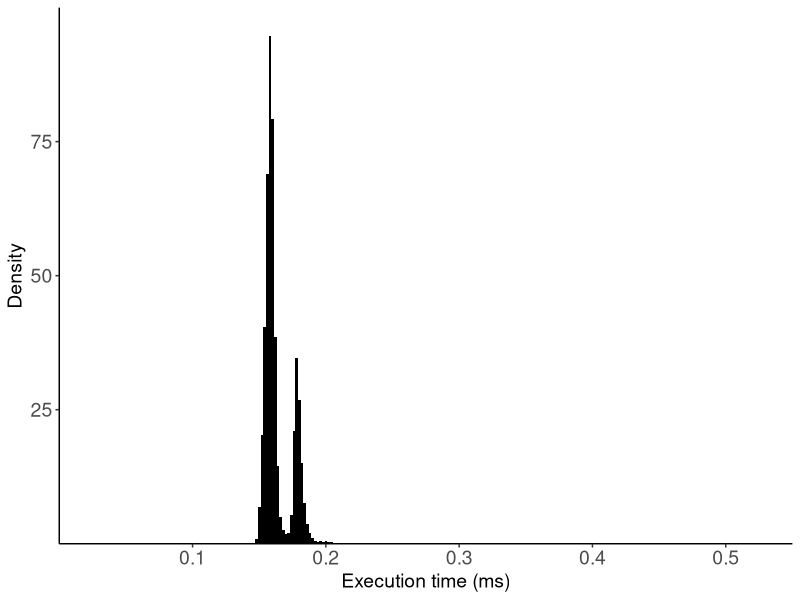
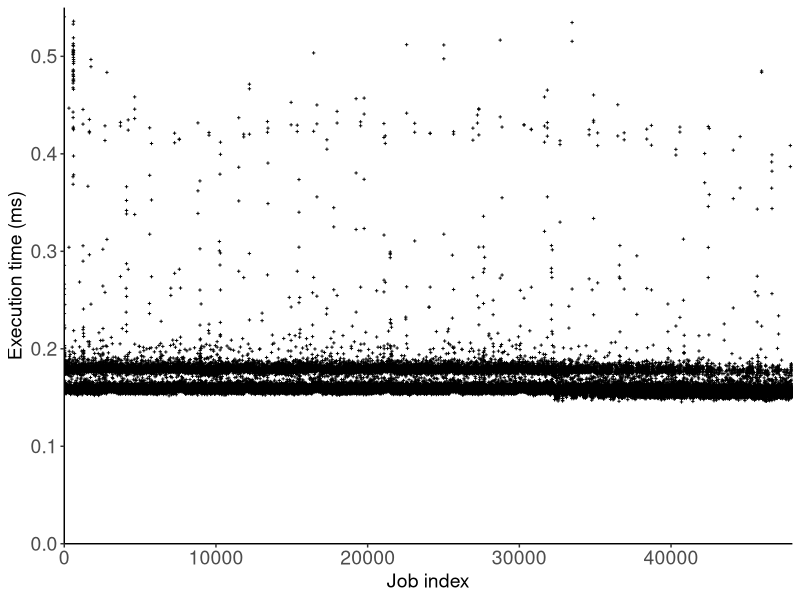
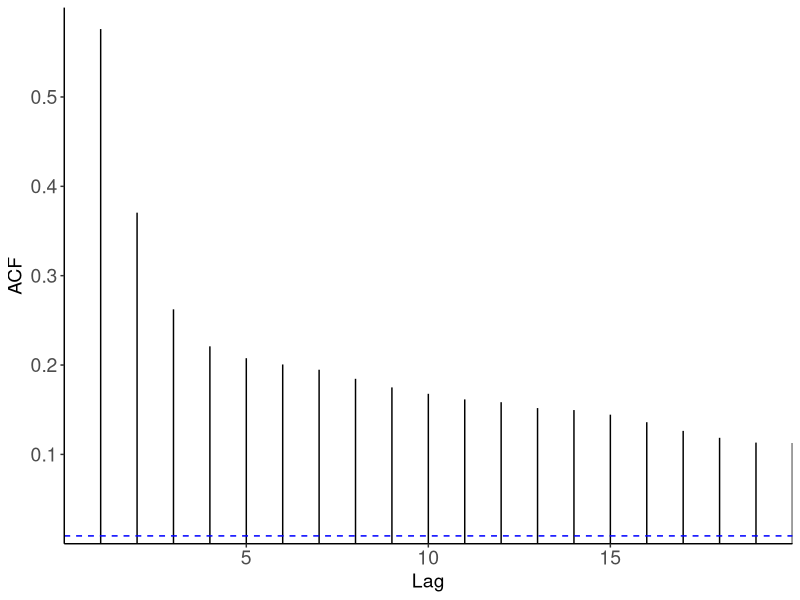
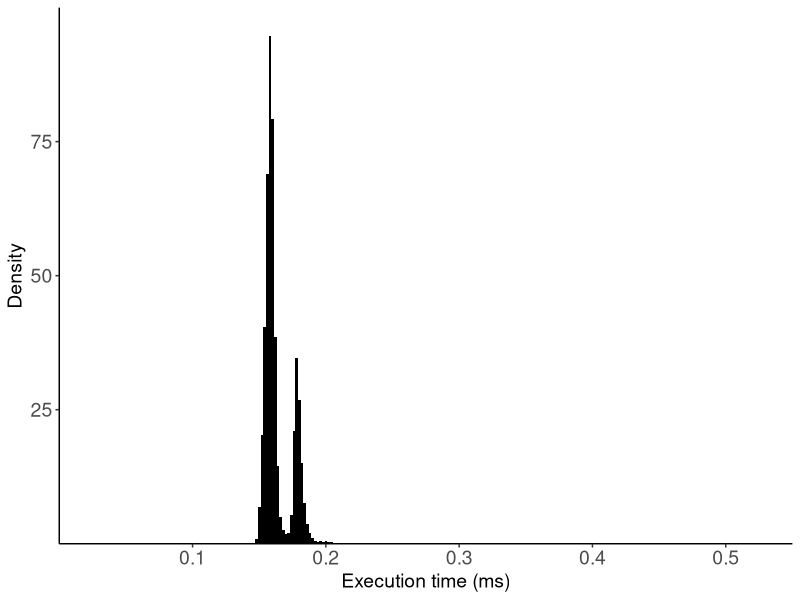
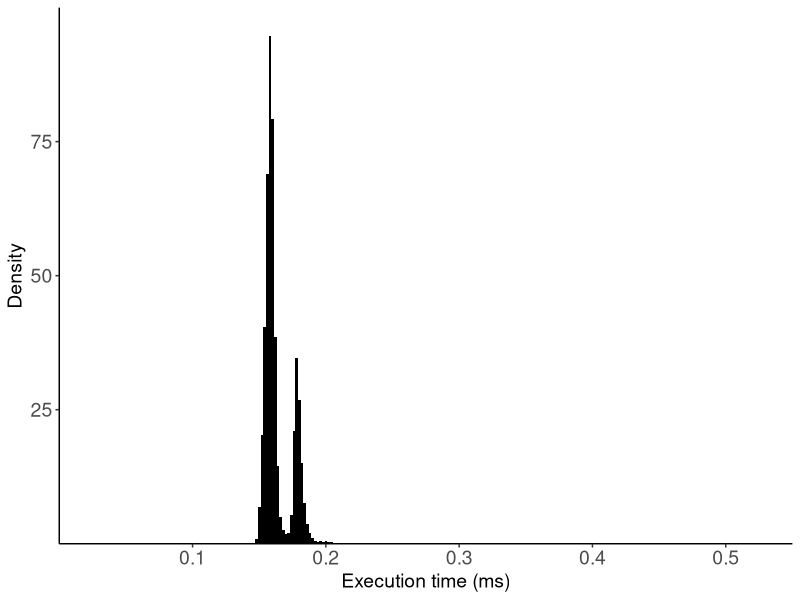
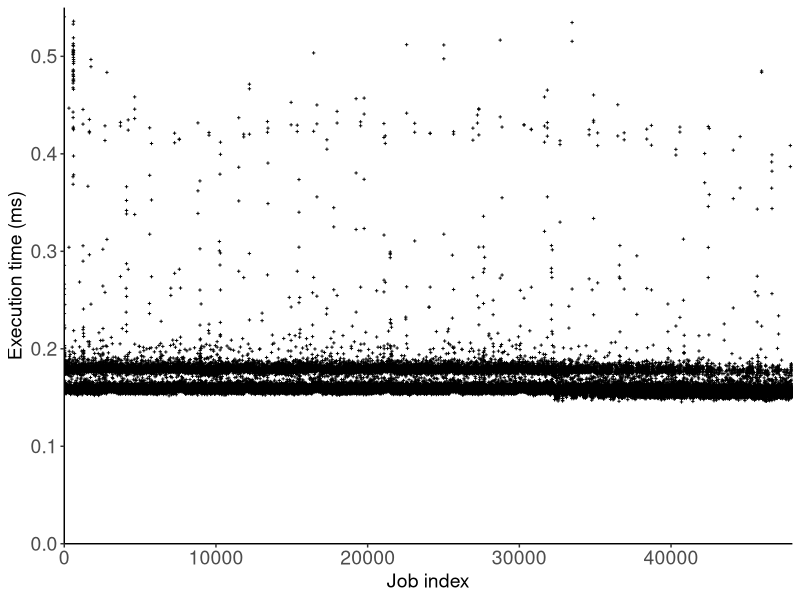
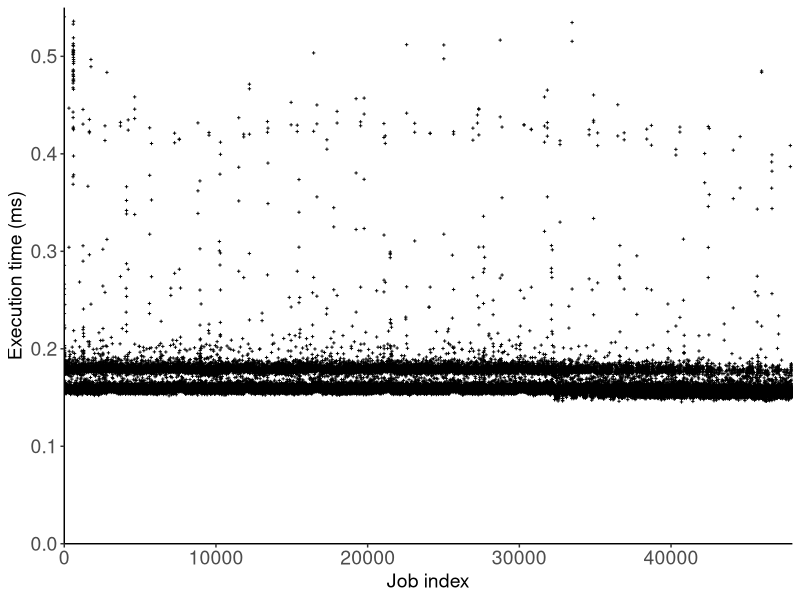
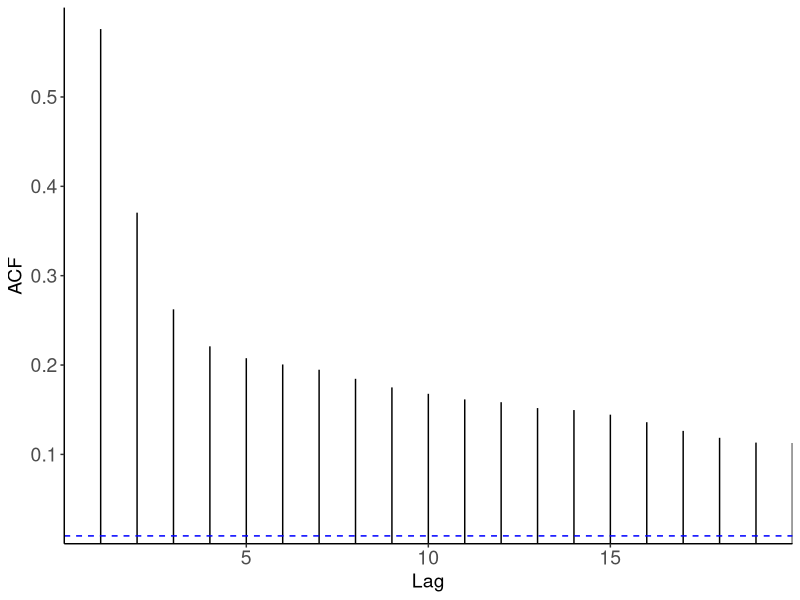

Source code (R) for these figures, in order:
library(ggplot2)
library(MASS)
library(forecast)


dataFrame <- read.csv("../data/traces_reports_csv/control_time_full.csv")
dataFrame$executionTimeMS = dataFrame$executionTime*1e-6
ggplot(dataFrame, aes(x=executionTimeMS)) +
  geom_histogram(binwidth = 0.002, aes(y=after_stat(density)), fill="black") +
  xlab("Execution time (ms)") +
  ylab("Density") + theme_bw() +  theme(text = element_text(size = 14)) + 
  theme(axis.text.x= element_text(size = 14)) + 
  theme(axis.text.y= element_text(size = 14)) + 
  theme(axis.line = element_line(colour = "black"),
        panel.grid.major = element_blank(),
        panel.grid.minor = element_blank(),
        panel.border = element_blank(),
        panel.background = element_blank()) + 
  scale_x_continuous(breaks=c(0.1, 0.2, 0.3, 0.4, 0.5), limits=c(0, 0.55), expand=c(0,0)) +
  scale_y_continuous(breaks=c(25, 50, 75), limits=c(0,100),expand=c(0,0))
filename = "trace_density.png"
ggsave(filename, width=10, height=5)
filename = "trace_density.eps"
ggsave(filename, width=10, height=5)

dataFrame$index = 1:nrow(dataFrame)
ggplot(dataFrame, aes(x=index, y=executionTimeMS)) +
  geom_point(size=0.3, shape=3) +
  #ylim(0.125, 0.525) + 
  scale_x_continuous(limits=c(0, 48000), expand=c(0,0)) +
  scale_y_continuous(limits=c(0, 0.55), expand=c(0,0)) +
  ylab("Execution time (ms)") +
  xlab("Job index" )+ 
  theme_bw() +  theme(text = element_text(size = 14)) +
  theme(axis.text.x= element_text(size = 14)) + 
  theme(axis.text.y= element_text(size = 14)) +
  theme(axis.line = element_line(colour = "black"),
        panel.grid.major = element_blank(),
        panel.grid.minor = element_blank(),
        panel.border = element_blank(),
        panel.background = element_blank())
filename = "trace_sequence.png"
ggsave(filename, height = 5, width = 10)
filename = "trace_sequence.eps"
ggsave(filename, height = 5, width = 10)


dataFrame <- read.csv("../data/traces_reports_csv/control_time_full.csv")

ggAcf(
  dataFrame$executionTime,
  lag.max = 20,
  plot = TRUE,
) + scale_x_continuous(breaks=c(5, 10, 15), limits=c(0, 20), expand=c(0,0)) +
  scale_y_continuous(breaks=c(0.1, 0.2, 0.3, 0.4, 0.5), limits=c(0, 0.6), expand=c(0,0)) +
  theme_bw() +  theme(text = element_text(size = 14)) +
  theme(axis.text.x= element_text(size = 14)) + 
  theme(axis.text.y= element_text(size = 14)) + 
  theme(plot.title=element_blank()) +
  theme(axis.line = element_line(colour = "black"),
        panel.grid.major = element_blank(),
        panel.grid.minor = element_blank(),
        panel.border = element_blank(),
        panel.background = element_blank())

filename = "ggplot_acorr.png"
ggsave(filename, width=10, height=5)
filename = "ggplot_acorr.eps"
ggsave(filename, width=10, height=5)



      
